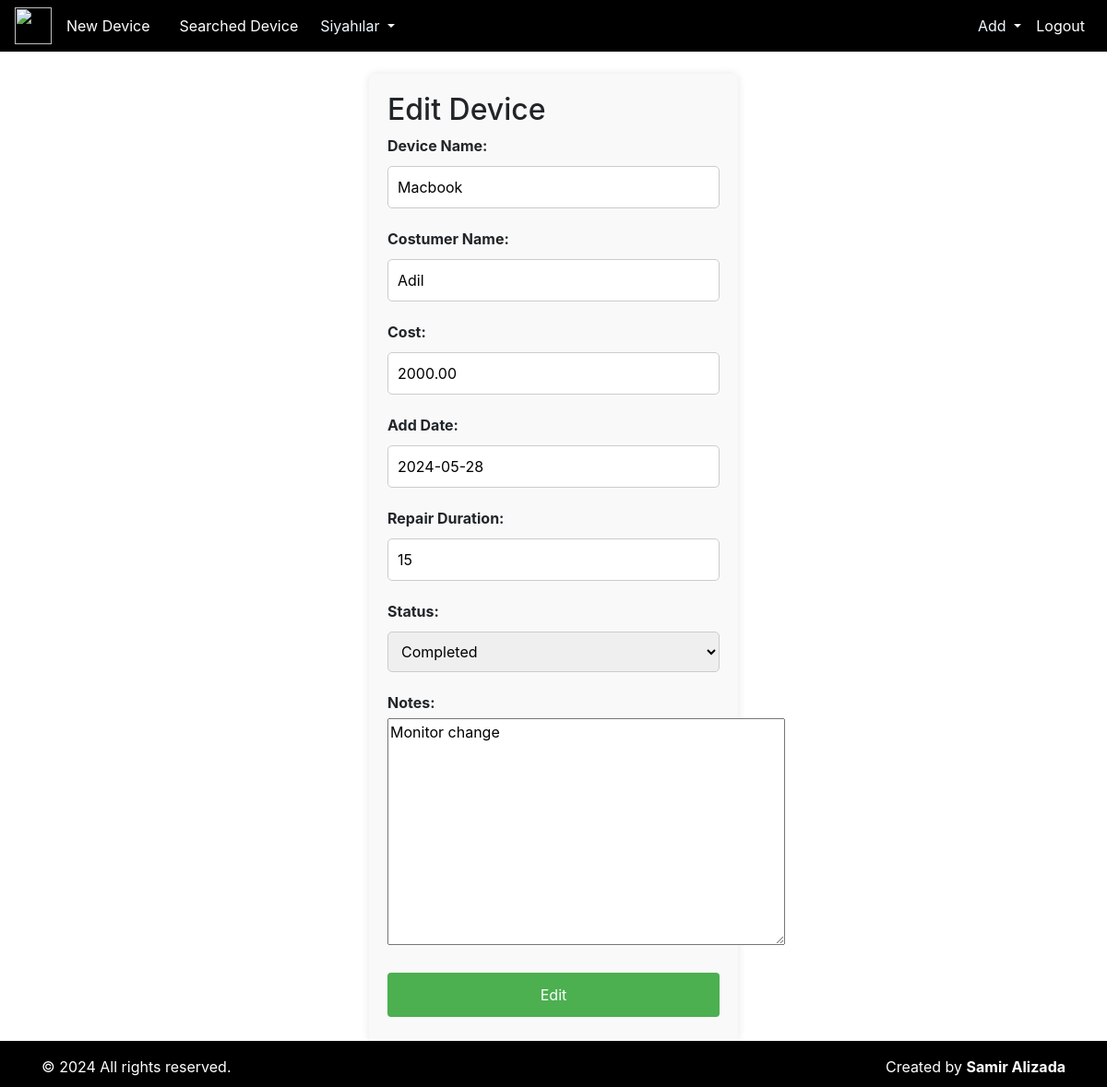
/device/2/edit/ (signed in), run on the app's committed database.
### repair/models.py (models this page shows, shortened)
class Device(models.Model):
    STATUS_CHOICES = [
        ('Received', 'Received'),
        ('In Progress', 'In Progress'),
        ('Completed', 'Completed'),
        ('Delivered', 'Delivered')
    ]
    series_id = models.CharField(max_length=6, unique=True, blank=True)  # Make sure this is unique
    device_name = models.CharField(max_length=100)
    customer_name = models.CharField(max_length=100)
    repair_cost = models.DecimalField(max_digits=10, decimal_places=2)
    repair_duration = models.IntegerField()
    add_date = models.DateField(default=timezone.now)
    delivery_date = models.DateField()
    status = models.CharField(max_length=20, choices=STATUS_CHOICES, default='Received')
    notes = models.TextField(blank=True, null=True)

### repair/views.py (the view)
# urls.py: path('device/<int:pk>/edit/', device_edit, name='device_edit'),
@login_required
def device_edit(request, pk):
    device = get_object_or_404(Device, pk=pk)
    if request.method == "POST":
        form = DeviceForm(request.POST, instance=device)
        if form.is_valid():
            device = form.save()
            return redirect('device_detail', pk=device.pk)
    else:
        form = DeviceForm(instance=device)
    return render(request, 'repairs/device_edit.html', {'form': form})

### repair/forms.py
class DeviceForm(forms.ModelForm):
    class Meta:
        model = Device
        fields = ['device_name', 'customer_name', 'repair_cost', 'repair_duration', 'add_date', 'status', 'notes']

### templates/repairs/device_edit.html (shortened to what this page needs)
{% include "index.html" %}
{% block content %}
<form method="post">
    <h2>Edit Device</h2>
    <div class="form-group">
        <label for="id_product_name">Device Name:</label>
        {{ form.device_name }}
    </div>
    <div class="form-group">
        <label for="id_date">Costumer Name:</label>
        {{ form.customer_name }}
    </div>
    <div class="form-group">
        <label for="id_price">Cost:</label>
        {{ form.repair_cost }}
    </div>
    <div class="form-group">
        <label for="id_stock_number">Add Date:</label>
        {{ form.add_date }}
    </div>
    <div class="form-group">
        <label for="id_stock_number">Repair Duration:</label>
        {{ form.repair_duration }}
    </div>
    <div class="form-group">
        <label for="id_stock_number">Status:</label>
        {{ form.status }}
    </div>
    <div class="form-group">
        <label for="id_stock_number">Notes:</label>
        {{ form.notes }}
    </div>
    <button type="submit">Edit</button>
</form>
{% endblock content %}

### templates/repairs/device_edit.html (style rules this page uses)
form { max-width: 400px; margin: 0 auto; padding: 20px; background: #f9f9f9; border-radius: 8px; box-shadow: 0 0 10px rgba(0, 0, 0, 0.1); }
input[type="text"], input[type="date"], input[type="number"], input[type="textarea"], select { width: 100%; padding: 10px; margin: 5px 0; border: 1px solid #ccc; border-radius: 5px; box-sizing: border-box; }
button[type="submit"] { background-color: #4CAF50; color: white; padding: 12px 20px; margin: 8px 0; border: none; border-radius: 4px; cursor: pointer; width: 100%; }
label { font-weight: bold; margin-bottom: 5px; }

### data on the page
Device: device_name "Macbook", customer_name "Adil", repair_cost "2000.00", add_date "2024-05-28", repair_duration "15", status "Completed", notes "Monitor change"
